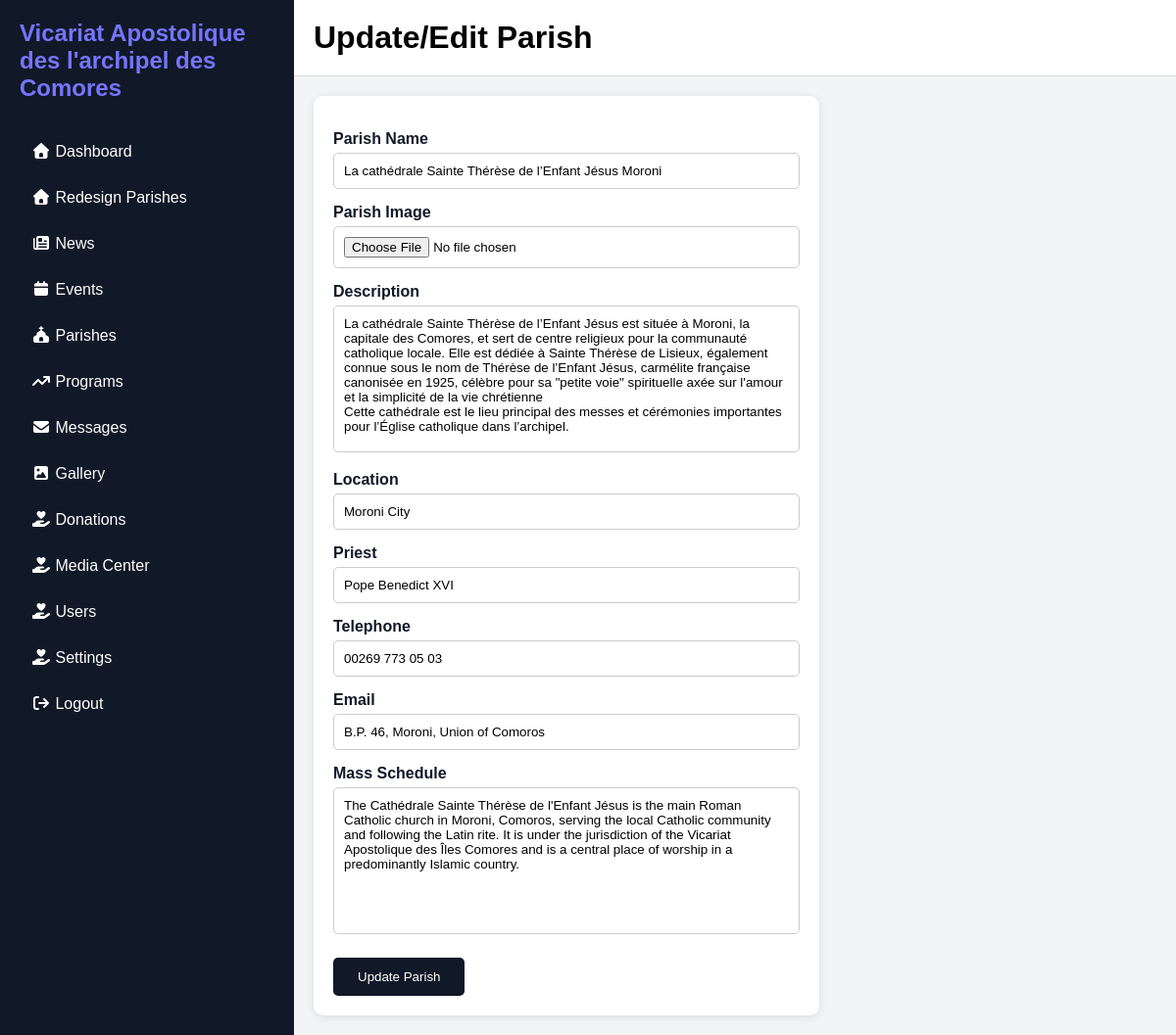
Screenshot of /Admin/edit-parish.php?id=4 (signed in) with the database file from the repository.
### tables this page shows
CREATE TABLE `parishes` (
  `id` int(11) NOT NULL,
  `name` varchar(255) NOT NULL,
  `image` varchar(255) DEFAULT NULL,
  `description` longtext DEFAULT NULL,
  `location` varchar(255) DEFAULT NULL,
  `priest` varchar(255) DEFAULT NULL,
  `phone` varchar(50) DEFAULT NULL,
  `email` varchar(100) DEFAULT NULL,
  `mass_schedule` text DEFAULT NULL,
  `created_at` timestamp NOT NULL DEFAULT current_timestamp()
);

### Admin/edit-parish.php (the view, shortened to what this page needs)
<?php
include_once __DIR__.'/include/header.php';
$id = (int)$_GET['id'];
$sql = "SELECT * FROM parishes WHERE id=$id";
$result = mysqli_query($conn,$sql);
$row = mysqli_fetch_assoc($result);
?>
    <div class="main">
        <div class="topbar">
            <h1>Update/Edit Parish</h1>
        </div>
        <div class="form-container">
            <form method="POST" enctype="multipart/form-data">
                <label>Parish Name</label>
                <input type="text" name="name" value="<?= $row['name']; ?>">
                 <label>Parish Image</label>
                <input name="image" type="file">
                 <label>Description</label>
                <textarea name="description"><?= $row['description']; ?></textarea>
                <label>Location</label>
                <input type="text" name="location" value="<?= $row['location']; ?>">
                <label>Priest</label>
                <input type="text" name="priest" value="<?= $row['priest']; ?>">
                <label>Telephone</label>
                <input type="text" name="phone" value="<?= $row['phone']; ?>">
                <label>Email</label>
                <input type="email" name="email" value="<?= $row['email']; ?>">
                <label>Mass Schedule</label>
                <textarea name="mass_schedule"><?= $row['mass_schedule']; ?></textarea>
                <button type="submit" name="update">Update Parish</button>
            </form>
        </div>
    </div>
</div>
<?php
include_once __DIR__.'/include/header.php';
?>
</body>
</html>

### Admin/Admin_Css/adminbig.css (style rules this page uses)
* { margin: 0; padding: 0; box-sizing: border-box; font-family: Arial; }
.main { flex: 1; background: #f3f4f6; }
.topbar { background: white; padding: 20px; border-bottom: 1px solid #ddd; display: flex; justify-content: space-between; }
.form-container { padding: 20px; }
form { background: white; padding: 20px; border-radius: 10px; width: 60%; box-shadow: 0 2px 10px rgba(0, 0, 0, 0.1); }
form label { display: block; margin-top: 15px; font-weight: bold; color: #111827; }
form input, form textarea { width: 100%; padding: 10px; margin-top: 5px; border: 1px solid #ccc; border-radius: 5px; }
form textarea { height: 150px; resize: none; }
form button { margin-top: 20px; padding: 12px 25px; background: #111827; color: white; border: none; border-radius: 5px; cursor: pointer; }

### rows the page displays
parishes: name "La cathédrale Sainte Thérèse de l’Enfant Jésus Moroni", description "La cathédrale Sainte Thérèse de l’Enfant Jésus est située à Moroni, la capitale des Comores, et sert de centre religieux pour la communauté catholique locale. Elle est dédiée à Sainte Thérèse de Lisieux, également connue sous le nom de Thérèse de l’Enfant Jésus, carmélite française canonisée en 1925, célèbre pour sa \"petite voie\" spirituelle axée sur l'amour et la simplicité de la vie chrétienne Cette cathédrale est le lieu principal des messes et cérémonies importantes pour l’Église catholique dans l’archipel.", location "Moroni City", priest "Pope Benedict XVI", phone "00269 773 05 03", email "B.P. 46, Moroni, Union of Comoros", mass_schedule "The Cathédrale Sainte Thérèse de l'Enfant Jésus is the main Roman Catholic church in Moroni, Comoros, serving the local Catholic community and following the Latin rite. It is under the jurisdiction of the Vicariat Apostolique des Îles Comores and is a central place of worship in a predominantly Islamic country."
